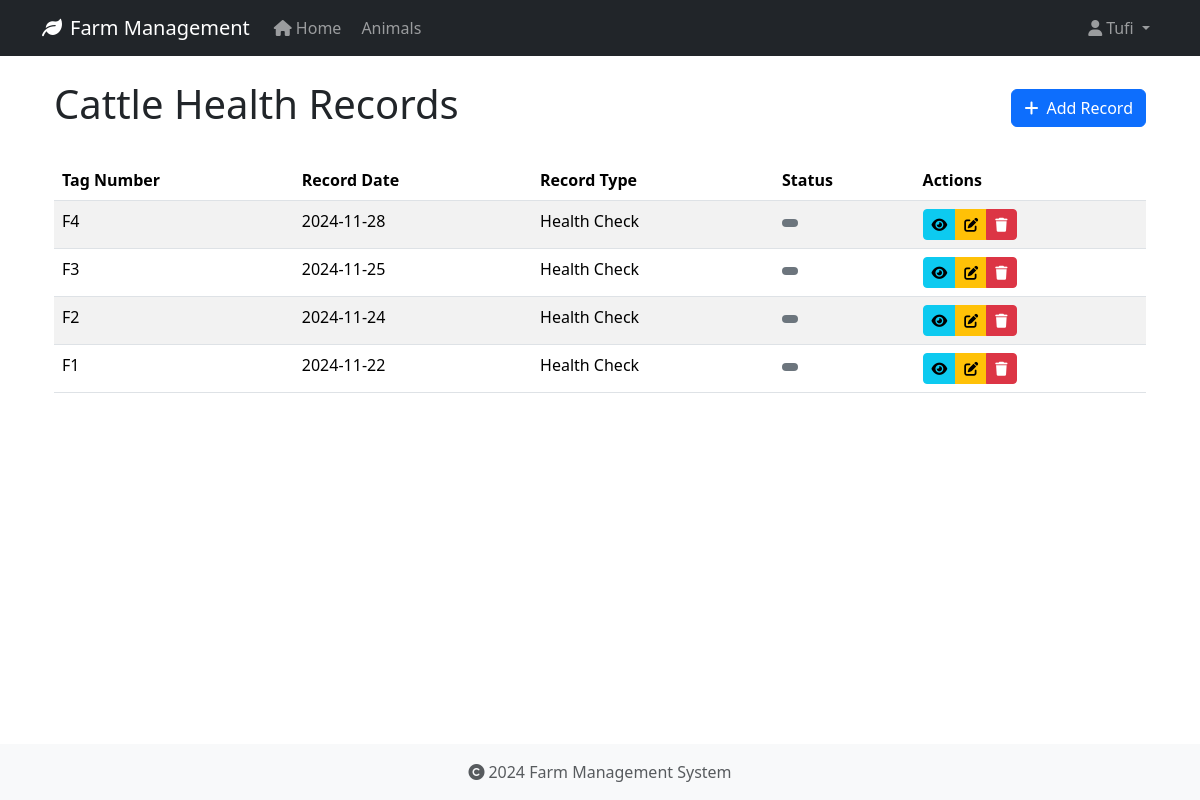
/health-records/type/cattle (signed in), run on the app's committed database.
### app/models/user.py (models this page shows, shortened)
class User(UserMixin, db.Model):
    id = db.Column(db.Integer, primary_key=True)
    username = db.Column(db.String(80), unique=True, nullable=False)
    email = db.Column(db.String(120), unique=True, nullable=False)
    password_hash = db.Column(db.String(128))
    role = db.Column(db.String(20), default='user')
    created_at = db.Column(db.DateTime, default=datetime.utcnow)
    last_login = db.Column(db.DateTime)
    is_active = db.Column(db.Boolean, default=True)
    first_name = db.Column(db.String(50))
    last_name = db.Column(db.String(50))
    reset_token = db.Column(db.String(100), unique=True)  # Store password reset token
    reset_token_expiration = db.Column(db.DateTime)       # Store token expiration time

### app/models/animal.py (models this page shows, shortened)
class HealthRecord(db.Model):
    id = db.Column(db.Integer, primary_key=True)
    animal_id = db.Column(db.Integer, db.ForeignKey('animal.id', ondelete='CASCADE'), nullable=False)
    record_type = db.Column(db.String(50), nullable=False)  # Made nullable=False
    date = db.Column(db.Date, nullable=False)
    description = db.Column(db.Text, nullable=True)
    treatment = db.Column(db.Text, nullable=True)
    cost = db.Column(db.Float, nullable=True)
    next_due_date = db.Column(db.Date, nullable=True)
    created_at = db.Column(db.DateTime, default=datetime.utcnow, nullable=False)
    created_by_id = db.Column(db.Integer, db.ForeignKey('user.id', ondelete='SET NULL'), nullable=True)

class Animal(db.Model):
    id = db.Column(db.Integer, primary_key=True)
    tag_number = db.Column(db.String(50), unique=True, nullable=False, index=True)
    name = db.Column(db.String(100), nullable=True)  # Explicitly mark as nullable
    species = db.Column(db.String(50), nullable=False, index=True)
    breed = db.Column(db.String(50), nullable=True)
    date_of_birth = db.Column(db.Date, nullable=True)
    gender = db.Column(db.String(20), nullable=True)
    weight = db.Column(db.Float, nullable=True)
    status = db.Column(db.String(20), default='active', nullable=False)
    purchase_date = db.Column(db.Date, nullable=True)
    purchase_price = db.Column(db.Float, nullable=True)
    notes = db.Column(db.Text, nullable=True)
    created_at = db.Column(db.DateTime, default=datetime.utcnow, nullable=False)
    updated_at = db.Column(db.DateTime, default=datetime.utcnow, onupdate=datetime.utcnow, nullable=False)
    wool_type = db.Column(db.String(50), nullable=True)
    last_shearing = db.Column(db.Date, nullable=True)
    fleece_weight = db.Column(db.Float, nullable=True)
    wool_grade = db.Column(db.String(20), nullable=True)
    lambing_status = db.Column(db.String(50), nullable=True)
    lambing_date = db.Column(db.Date, nullable=True)
    milk_production = db.Column(db.Float, nullable=True)
    last_milking = db.Column(db.Date, nullable=True)  # Changed from DateTime to Date
    milk_quality = db.Column(db.String(20), nullable=True)
    calving_status = db.Column(db.String(50), nullable=True)
    calving_date = db.Column(db.Date, nullable=True)
    milk_fat_content = db.Column(db.Float, nullable=True)
    egg_production = db.Column(db.Integer, nullable=True)
    egg_color = db.Column(db.String(20), nullable=True)
    comb_type = db.Column(db.String(20), nullable=True)
    laying_status = db.Column(db.String(20), nullable=True)
    last_laying_date = db.Column(db.Date, nullable=True)
    egg_size = db.Column(db.String(20), nullable=True)
    category = db.Column(db.String(50), nullable=True)
    special_needs = db.Column(db.Text, nullable=True)
    diet_requirements = db.Column(db.Text, nullable=True)
    habitat = db.Column(db.String(100), nullable=True)
    health_records = db.relationship('HealthRecord', backref='animal', lazy=True, cascade='all, delete-orphan')

### app/routes/health_records.py (the view)
@bp.route('/type/<animal_type>')
@login_required
def list_by_type(animal_type):
    today = date.today()
    species = animal_type.capitalize()
    records = (HealthRecord.query
              .join(Animal)
              .filter(Animal.species == species)
              .order_by(HealthRecord.date.desc())
              .all())
    try:
        return render_template(f'health_records/{animal_type.lower()}/list.html',
                             records=records,
                             animal_type=species,
                             today=today)
    except TemplateNotFound:
        try:
            return render_template('health_records/shared/list.html',
                                 records=records,
                                 animal_type=species,
                                 today=today)
        except TemplateNotFound as e:
            print(f"Debug - Looking for templates at:")
            print(f"1. health_records/{animal_type.lower()}/list.html")
            print(f"2. health_records/shared/list.html")
            raise e

### app/models/user.py (called while the page is built)
@login_manager.user_loader
def load_user(user_id):
    return User.query.get(int(user_id))

### app/templates/health_records/shared/list.html (shortened to what this page needs)
{% extends "base.html" %}
{% block content %}
<div class="container">
    <div class="d-flex justify-content-between align-items-center mb-4">
        <h1>{{ animal_type }} Health Records</h1>
        <a href="{{ url_for('health_records.add_' + animal_type.lower()) }}" class="btn btn-primary">
            <i class="fas fa-plus me-2"></i>Add Record
        </a>
    </div>
    {% if records %}
    <div class="table-responsive">
        <table class="table table-striped table-hover">
            <thead>
                <tr>
                    <th>Tag Number</th>
                    <th>Record Date</th>
                    <th>Record Type</th>
                    <th>Status</th>
                    <th>Actions</th>
                </tr>
            </thead>
            <tbody>
                {% for record in records %}
                <tr>
                    <td>{{ record.animal.tag_number }}</td>
                    <td>{{ record.date.strftime('%Y-%m-%d') }}</td>
                    <td>{{ record.record_type }}</td>
                    <td>
                        <span class="badge {% if record.status == 'active' %}bg-success
                                       {% elif record.status == 'pending' %}bg-warning
                                       {% else %}bg-secondary{% endif %}">
                        </span>
                    </td>
                    <td>
                        <div class="btn-group btn-group-sm">
                            <a href="{{ url_for('health_records.view', id=record.id) }}"
                               class="btn btn-info" title="View">
                                <i class="fas fa-eye"></i>
                            </a>
                            <a href="{{ url_for('health_records.edit', id=record.id) }}"
                               class="btn btn-warning" title="Edit">
                                <i class="fas fa-edit"></i>
                            </a>
                            <button type="button" class="btn btn-danger" title="Delete"
                                    onclick="confirmDelete({{ record.id }})">
                                <i class="fas fa-trash"></i>
                            </button>
                        </div>
                    </td>
                </tr>
                {% endfor %}
            </tbody>
        </table>
    </div>
    {% else %}
    <div class="alert alert-info">
        No health records found for {{ animal_type }}.
    </div>
    {% endif %}
</div>
{% endblock %}

### app/templates/base.html (shortened to what this page needs)
<!DOCTYPE html>
<html lang="en">
<head>
    <link rel="stylesheet" href="https://cdn.jsdelivr.net/npm/bootstrap@5.3.2/dist/css/bootstrap.min.css">
    <link rel="stylesheet" href="https://cdnjs.cloudflare.com/ajax/libs/font-awesome/6.0.0/css/all.min.css">
    <link rel="stylesheet" href="{{ url_for('static', filename='css/main.css') }}">
</head>
<body>
    <nav class="navbar navbar-expand-lg navbar-dark bg-dark">
        <div class="container">
            <a class="navbar-brand" href="{{ url_for('main.index') }}">
                <i class="fas fa-leaf me-2"></i>Farm Management
            </a>
            <div class="collapse navbar-collapse" id="navbarNav">
                <ul class="navbar-nav">
                    <li class="nav-item">
                        <a class="nav-link" href="{{ url_for('main.index') }}">
                            <i class="fas fa-home me-1"></i>Home
                        </a>
                    </li>
                    <li class="nav-item">
                        <a class="nav-link" href="{{ url_for('animals.index') }}">
                            Animals
                        </a>
                    </li>
                </ul>
                <ul class="navbar-nav ms-auto">
                    {% if current_user.is_authenticated %}
                        <li class="nav-item dropdown">
                            <a class="nav-link dropdown-toggle" href="#" id="userDropdown" role="button" data-bs-toggle="dropdown">
                                <i class="fas fa-user me-1"></i>{{ current_user.username }}
                            </a>
                        </li>
                    {% endif %}
                </ul>
            </div>
        </div>
    </nav>
    <main class="container mt-4">
        {% block content %}
        {% endblock %}
    </main>
    <footer class="footer mt-auto py-3 bg-light">
        <div class="container text-center">
            <span class="text-muted">
                <i class="fas fa-copyright me-1"></i>2024 Farm Management System
            </span>
        </div>
    </footer>
</body>
</html>

### app/static/css/main.css (style rules this page uses)
body { min-height: 100vh; display: flex; flex-direction: column; }
main { flex: 1 0 auto; }
.footer { flex-shrink: 0; }

### data on the page
User: username "Tufi"
HealthRecord: animal.tag_number "F4", date "2024-11-28", record_type "Health Check"
HealthRecord: animal.tag_number "F3", date "2024-11-25", record_type "Health Check"
HealthRecord: animal.tag_number "F2", date "2024-11-24", record_type "Health Check"
HealthRecord: animal.tag_number "F1", date "2024-11-22", record_type "Health Check"

### other printed values
{{ animal_type }} "Cattle"
